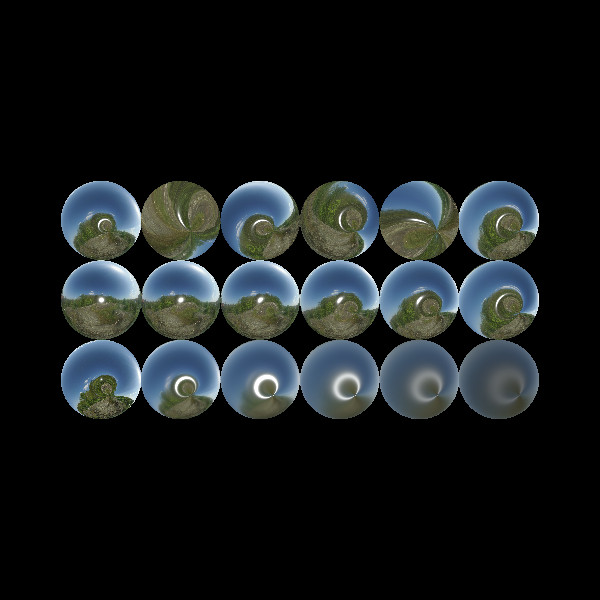

The Python source for this figure:
#!/usr/bin/env python

# Demonstrate PBR anisotropy rendering with varying roughness, anisotropy, and rotation.

import vtkmodules.vtkInteractionStyle  # noqa: F401
import vtkmodules.vtkRenderingOpenGL2  # noqa: F401

import os

from vtkmodules.vtkFiltersCore import vtkPolyDataTangents
from vtkmodules.vtkFiltersSources import vtkSphereSource
from vtkmodules.vtkFiltersTexture import vtkTextureMapToSphere
from vtkmodules.vtkIOImage import vtkJPEGReader
from vtkmodules.vtkImagingCore import vtkImageFlip
from vtkmodules.vtkRenderingCore import (
    vtkActor,
    vtkPolyDataMapper,
    vtkRenderWindow,
    vtkRenderWindowInteractor,
    vtkRenderer,
    vtkTexture,
)

data_dir = os.environ.get("VPE_DATA_DIR", os.path.dirname(os.path.abspath(__file__)))

# Cubemap environment texture
cubemap = vtkTexture()
cubemap.CubeMapOn()
cubemap.UseSRGBColorSpaceOn()

jpg_px = vtkJPEGReader()
jpg_px.SetFileName(os.path.join(data_dir, "skybox", "posx.jpg"))
flip_px = vtkImageFlip()
flip_px.SetInputConnection(jpg_px.GetOutputPort())
flip_px.SetFilteredAxis(1)
cubemap.SetInputConnection(0, flip_px.GetOutputPort())

jpg_nx = vtkJPEGReader()
jpg_nx.SetFileName(os.path.join(data_dir, "skybox", "negx.jpg"))
flip_nx = vtkImageFlip()
flip_nx.SetInputConnection(jpg_nx.GetOutputPort())
flip_nx.SetFilteredAxis(1)
cubemap.SetInputConnection(1, flip_nx.GetOutputPort())

jpg_py = vtkJPEGReader()
jpg_py.SetFileName(os.path.join(data_dir, "skybox", "posy.jpg"))
flip_py = vtkImageFlip()
flip_py.SetInputConnection(jpg_py.GetOutputPort())
flip_py.SetFilteredAxis(1)
cubemap.SetInputConnection(2, flip_py.GetOutputPort())

jpg_ny = vtkJPEGReader()
jpg_ny.SetFileName(os.path.join(data_dir, "skybox", "negy.jpg"))
flip_ny = vtkImageFlip()
flip_ny.SetInputConnection(jpg_ny.GetOutputPort())
flip_ny.SetFilteredAxis(1)
cubemap.SetInputConnection(3, flip_ny.GetOutputPort())

jpg_pz = vtkJPEGReader()
jpg_pz.SetFileName(os.path.join(data_dir, "skybox", "posz.jpg"))
flip_pz = vtkImageFlip()
flip_pz.SetInputConnection(jpg_pz.GetOutputPort())
flip_pz.SetFilteredAxis(1)
cubemap.SetInputConnection(4, flip_pz.GetOutputPort())

jpg_nz = vtkJPEGReader()
jpg_nz.SetFileName(os.path.join(data_dir, "skybox", "negz.jpg"))
flip_nz = vtkImageFlip()
flip_nz.SetInputConnection(jpg_nz.GetOutputPort())
flip_nz.SetFilteredAxis(1)
cubemap.SetInputConnection(5, flip_nz.GetOutputPort())

# Sphere with tangents
sphere = vtkSphereSource()
sphere.SetThetaResolution(75)
sphere.SetPhiResolution(75)

texture_map = vtkTextureMapToSphere()
texture_map.SetInputConnection(sphere.GetOutputPort())
texture_map.PreventSeamOff()

tangents = vtkPolyDataTangents()
tangents.SetInputConnection(texture_map.GetOutputPort())

mapper = vtkPolyDataMapper()
mapper.SetInputConnection(tangents.GetOutputPort())

# Row 0: varying roughness, anisotropy=1.0
actor_r0_0 = vtkActor()
actor_r0_0.SetPosition(0, 0.0, 0.0)
actor_r0_0.RotateX(20)
actor_r0_0.RotateY(20)
actor_r0_0.SetMapper(mapper)
actor_r0_0.GetProperty().SetInterpolationToPBR()
actor_r0_0.GetProperty().SetMetallic(1.0)
actor_r0_0.GetProperty().SetAnisotropy(1.0)
actor_r0_0.GetProperty().SetRoughness(0.0)

actor_r0_1 = vtkActor()
actor_r0_1.SetPosition(1, 0.0, 0.0)
actor_r0_1.RotateX(20)
actor_r0_1.RotateY(20)
actor_r0_1.SetMapper(mapper)
actor_r0_1.GetProperty().SetInterpolationToPBR()
actor_r0_1.GetProperty().SetMetallic(1.0)
actor_r0_1.GetProperty().SetAnisotropy(1.0)
actor_r0_1.GetProperty().SetRoughness(0.2)

actor_r0_2 = vtkActor()
actor_r0_2.SetPosition(2, 0.0, 0.0)
actor_r0_2.RotateX(20)
actor_r0_2.RotateY(20)
actor_r0_2.SetMapper(mapper)
actor_r0_2.GetProperty().SetInterpolationToPBR()
actor_r0_2.GetProperty().SetMetallic(1.0)
actor_r0_2.GetProperty().SetAnisotropy(1.0)
actor_r0_2.GetProperty().SetRoughness(0.4)

actor_r0_3 = vtkActor()
actor_r0_3.SetPosition(3, 0.0, 0.0)
actor_r0_3.RotateX(20)
actor_r0_3.RotateY(20)
actor_r0_3.SetMapper(mapper)
actor_r0_3.GetProperty().SetInterpolationToPBR()
actor_r0_3.GetProperty().SetMetallic(1.0)
actor_r0_3.GetProperty().SetAnisotropy(1.0)
actor_r0_3.GetProperty().SetRoughness(0.6)

actor_r0_4 = vtkActor()
actor_r0_4.SetPosition(4, 0.0, 0.0)
actor_r0_4.RotateX(20)
actor_r0_4.RotateY(20)
actor_r0_4.SetMapper(mapper)
actor_r0_4.GetProperty().SetInterpolationToPBR()
actor_r0_4.GetProperty().SetMetallic(1.0)
actor_r0_4.GetProperty().SetAnisotropy(1.0)
actor_r0_4.GetProperty().SetRoughness(0.8)

actor_r0_5 = vtkActor()
actor_r0_5.SetPosition(5, 0.0, 0.0)
actor_r0_5.RotateX(20)
actor_r0_5.RotateY(20)
actor_r0_5.SetMapper(mapper)
actor_r0_5.GetProperty().SetInterpolationToPBR()
actor_r0_5.GetProperty().SetMetallic(1.0)
actor_r0_5.GetProperty().SetAnisotropy(1.0)
actor_r0_5.GetProperty().SetRoughness(1.0)

# Row 1: varying anisotropy, roughness=0.1
actor_r1_0 = vtkActor()
actor_r1_0.SetPosition(0, 1.0, 0.0)
actor_r1_0.RotateX(20)
actor_r1_0.RotateY(20)
actor_r1_0.SetMapper(mapper)
actor_r1_0.GetProperty().SetInterpolationToPBR()
actor_r1_0.GetProperty().SetMetallic(1.0)
actor_r1_0.GetProperty().SetRoughness(0.1)
actor_r1_0.GetProperty().SetAnisotropy(0.0)

actor_r1_1 = vtkActor()
actor_r1_1.SetPosition(1, 1.0, 0.0)
actor_r1_1.RotateX(20)
actor_r1_1.RotateY(20)
actor_r1_1.SetMapper(mapper)
actor_r1_1.GetProperty().SetInterpolationToPBR()
actor_r1_1.GetProperty().SetMetallic(1.0)
actor_r1_1.GetProperty().SetRoughness(0.1)
actor_r1_1.GetProperty().SetAnisotropy(0.2)

actor_r1_2 = vtkActor()
actor_r1_2.SetPosition(2, 1.0, 0.0)
actor_r1_2.RotateX(20)
actor_r1_2.RotateY(20)
actor_r1_2.SetMapper(mapper)
actor_r1_2.GetProperty().SetInterpolationToPBR()
actor_r1_2.GetProperty().SetMetallic(1.0)
actor_r1_2.GetProperty().SetRoughness(0.1)
actor_r1_2.GetProperty().SetAnisotropy(0.4)

actor_r1_3 = vtkActor()
actor_r1_3.SetPosition(3, 1.0, 0.0)
actor_r1_3.RotateX(20)
actor_r1_3.RotateY(20)
actor_r1_3.SetMapper(mapper)
actor_r1_3.GetProperty().SetInterpolationToPBR()
actor_r1_3.GetProperty().SetMetallic(1.0)
actor_r1_3.GetProperty().SetRoughness(0.1)
actor_r1_3.GetProperty().SetAnisotropy(0.6)

actor_r1_4 = vtkActor()
actor_r1_4.SetPosition(4, 1.0, 0.0)
actor_r1_4.RotateX(20)
actor_r1_4.RotateY(20)
actor_r1_4.SetMapper(mapper)
actor_r1_4.GetProperty().SetInterpolationToPBR()
actor_r1_4.GetProperty().SetMetallic(1.0)
actor_r1_4.GetProperty().SetRoughness(0.1)
actor_r1_4.GetProperty().SetAnisotropy(0.8)

actor_r1_5 = vtkActor()
actor_r1_5.SetPosition(5, 1.0, 0.0)
actor_r1_5.RotateX(20)
actor_r1_5.RotateY(20)
actor_r1_5.SetMapper(mapper)
actor_r1_5.GetProperty().SetInterpolationToPBR()
actor_r1_5.GetProperty().SetMetallic(1.0)
actor_r1_5.GetProperty().SetRoughness(0.1)
actor_r1_5.GetProperty().SetAnisotropy(1.0)

# Row 2: varying anisotropy rotation, anisotropy=1.0, roughness=0.1
actor_r2_0 = vtkActor()
actor_r2_0.SetPosition(0, 2.0, 0.0)
actor_r2_0.RotateX(20)
actor_r2_0.RotateY(20)
actor_r2_0.SetMapper(mapper)
actor_r2_0.GetProperty().SetInterpolationToPBR()
actor_r2_0.GetProperty().SetMetallic(1.0)
actor_r2_0.GetProperty().SetRoughness(0.1)
actor_r2_0.GetProperty().SetAnisotropy(1.0)
actor_r2_0.GetProperty().SetAnisotropyRotation(0.0)

actor_r2_1 = vtkActor()
actor_r2_1.SetPosition(1, 2.0, 0.0)
actor_r2_1.RotateX(20)
actor_r2_1.RotateY(20)
actor_r2_1.SetMapper(mapper)
actor_r2_1.GetProperty().SetInterpolationToPBR()
actor_r2_1.GetProperty().SetMetallic(1.0)
actor_r2_1.GetProperty().SetRoughness(0.1)
actor_r2_1.GetProperty().SetAnisotropy(1.0)
actor_r2_1.GetProperty().SetAnisotropyRotation(0.2)

actor_r2_2 = vtkActor()
actor_r2_2.SetPosition(2, 2.0, 0.0)
actor_r2_2.RotateX(20)
actor_r2_2.RotateY(20)
actor_r2_2.SetMapper(mapper)
actor_r2_2.GetProperty().SetInterpolationToPBR()
actor_r2_2.GetProperty().SetMetallic(1.0)
actor_r2_2.GetProperty().SetRoughness(0.1)
actor_r2_2.GetProperty().SetAnisotropy(1.0)
actor_r2_2.GetProperty().SetAnisotropyRotation(0.4)

actor_r2_3 = vtkActor()
actor_r2_3.SetPosition(3, 2.0, 0.0)
actor_r2_3.RotateX(20)
actor_r2_3.RotateY(20)
actor_r2_3.SetMapper(mapper)
actor_r2_3.GetProperty().SetInterpolationToPBR()
actor_r2_3.GetProperty().SetMetallic(1.0)
actor_r2_3.GetProperty().SetRoughness(0.1)
actor_r2_3.GetProperty().SetAnisotropy(1.0)
actor_r2_3.GetProperty().SetAnisotropyRotation(0.6)

actor_r2_4 = vtkActor()
actor_r2_4.SetPosition(4, 2.0, 0.0)
actor_r2_4.RotateX(20)
actor_r2_4.RotateY(20)
actor_r2_4.SetMapper(mapper)
actor_r2_4.GetProperty().SetInterpolationToPBR()
actor_r2_4.GetProperty().SetMetallic(1.0)
actor_r2_4.GetProperty().SetRoughness(0.1)
actor_r2_4.GetProperty().SetAnisotropy(1.0)
actor_r2_4.GetProperty().SetAnisotropyRotation(0.8)

actor_r2_5 = vtkActor()
actor_r2_5.SetPosition(5, 2.0, 0.0)
actor_r2_5.RotateX(20)
actor_r2_5.RotateY(20)
actor_r2_5.SetMapper(mapper)
actor_r2_5.GetProperty().SetInterpolationToPBR()
actor_r2_5.GetProperty().SetMetallic(1.0)
actor_r2_5.GetProperty().SetRoughness(0.1)
actor_r2_5.GetProperty().SetAnisotropy(1.0)
actor_r2_5.GetProperty().SetAnisotropyRotation(1.0)

# Renderer with image-based lighting
renderer = vtkRenderer()
renderer.SetEnvironmentTexture(cubemap)
renderer.UseImageBasedLightingOn()
renderer.UseSphericalHarmonicsOff()
renderer.GetEnvMapIrradiance().SetIrradianceStep(0.3)
renderer.AddActor(actor_r0_0)
renderer.AddActor(actor_r0_1)
renderer.AddActor(actor_r0_2)
renderer.AddActor(actor_r0_3)
renderer.AddActor(actor_r0_4)
renderer.AddActor(actor_r0_5)
renderer.AddActor(actor_r1_0)
renderer.AddActor(actor_r1_1)
renderer.AddActor(actor_r1_2)
renderer.AddActor(actor_r1_3)
renderer.AddActor(actor_r1_4)
renderer.AddActor(actor_r1_5)
renderer.AddActor(actor_r2_0)
renderer.AddActor(actor_r2_1)
renderer.AddActor(actor_r2_2)
renderer.AddActor(actor_r2_3)
renderer.AddActor(actor_r2_4)
renderer.AddActor(actor_r2_5)

render_window = vtkRenderWindow()
render_window.SetSize(600, 600)
render_window.AddRenderer(renderer)
render_window.SetWindowName("pbr anisotropy opengl")

interactor = vtkRenderWindowInteractor()
interactor.SetRenderWindow(render_window)

interactor.Initialize()
interactor.Start()
